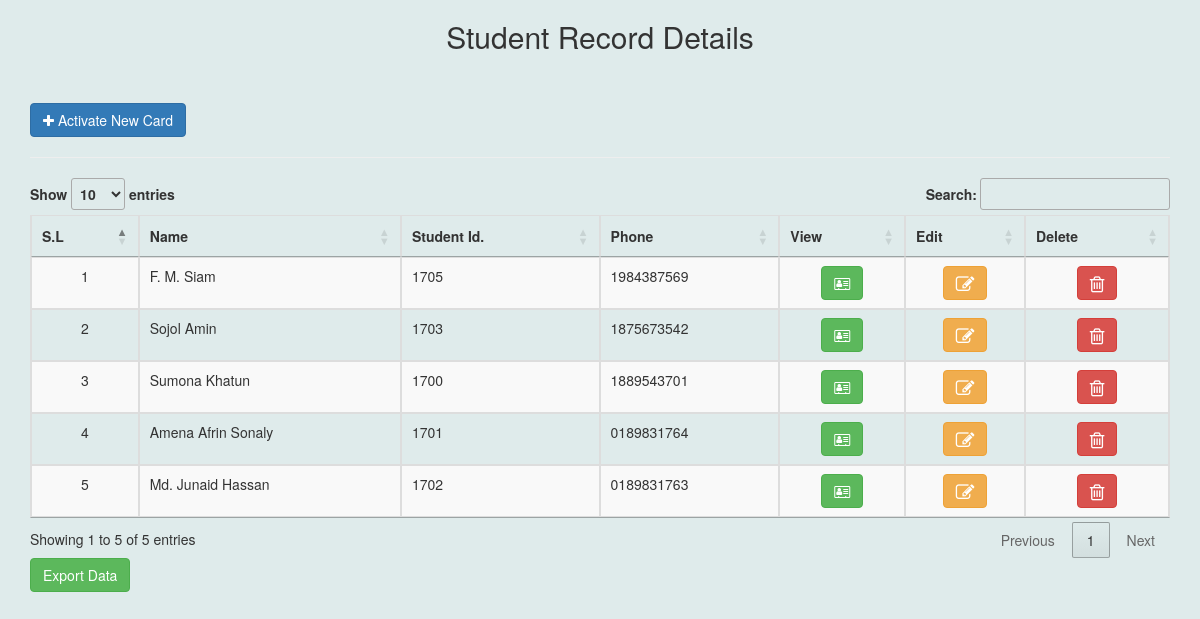
The page / on the database its author committed.
### tables this page shows
CREATE TABLE `card_activation` (
  `id` int(10) NOT NULL,
  `u_card` varchar(12) NOT NULL,
  `u_f_name` text NOT NULL,
  `u_l_name` text NOT NULL,
  `u_father` text NOT NULL,
  `u_aadhar` varchar(12) NOT NULL,
  `u_birthday` text NOT NULL,
  `u_gender` varchar(6) NOT NULL,
  `u_email` text NOT NULL,
  `u_phone` varchar(10) NOT NULL,
  `u_dist` text NOT NULL,
  `u_village` text NOT NULL,
  `u_police` text NOT NULL,
  `u_pincode` text NOT NULL,
  `file` longblob NOT NULL,
  `u_mother` varchar(30) NOT NULL,
  `u_family` text NOT NULL,
  `image` varchar(150) NOT NULL,
  `uploaded` datetime NOT NULL
);

### index.php (the view, shortened to what this page needs)
<?php
require ('db.php');
?>
<!DOCTYPE html>
<html>
<head>
	<?php require 'heder.php'; ?>
</head>
<body style="background-color: #DFEBEB">
	<div class="container">
	<h2 class="text-center">Student Record Details</h2><br><br>
	<button class="btn btn-primary" type="button" data-toggle="modal" data-target="#myModal">
  <i class="fa fa-plus"></i> Activate New Card
  </button>
  <hr>
		<table class="table table-bordered table-striped table-hover" id="myTable">
		<thead>
			<tr>
			   <th class="text-center" scope="col">S.L</th>
				<th class="text-center" scope="col">Name</th>
				<th class="text-center" scope="col">Student Id.</th>
				<th class="text-center" scope="col">Phone</th>
				<th class="text-center" scope="col">View</th>
				<th class="text-center" scope="col">Edit</th>
				<th class="text-center" scope="col">Delete</th>
			</tr>
		</thead>
			<?php
        	$get_data = "SELECT * FROM card_activation order by 1 desc";
        	$run_data = mysqli_query($con,$get_data);
			$i = 0;
        	while($row = mysqli_fetch_array($run_data))
        	{
				$sl = ++$i;
				$id = $row['id'];
				$u_card = $row['u_card'];
				$u_f_name = $row['u_f_name'];
				$u_l_name = $row['u_l_name'];
				$u_phone = $row['u_phone'];
        		echo "
				<tr>
				<td class='text-center'>$sl</td>
				<td class='text-left'>$u_f_name   $u_l_name</td>
				<td class='text-left'>$u_card</td>
				<td class='text-left'>$u_phone</td>
				<td class='text-center'>
					<span>
					<a href='#' class='btn btn-success mr-3 profile' data-toggle='modal' data-target='#view$id' title='Prfile'><i class='fa fa-address-card-o' aria-hidden='true'></i></a>
					</span>
				</td>
				<td class='text-center'>
					<span>
					<a href='#' class='btn btn-warning mr-3 edituser' data-toggle='modal' data-target='#edit$id' title='Edit'><i class='fa fa-pencil-square-o fa-lg'></i></a>
					</span>
				</td>
				<td class='text-center'>
					<span>
						<a href='#' class='btn btn-danger deleteuser' title='Delete'>
						     <i class='fa fa-trash-o fa-lg' data-toggle='modal' data-target='#$id' style='' aria-hidden='true'></i>
						</a>
					</span>
				</td>
			</tr>
        		";
        	}
        	?>
		</table>
		<form method="post" action="export.php">
     <input type="submit" name="export" class="btn btn-success" value="Export Data" />
    </form>
	</div>
</body>
</html>

### heder.php (shortened to what this page needs)
   <link rel="stylesheet" href="https://maxcdn.bootstrapcdn.com/bootstrap/3.4.1/css/bootstrap.min.css">
   <link rel="stylesheet" href="https://cdnjs.cloudflare.com/ajax/libs/font-awesome/4.7.0/css/font-awesome.min.css">
<link rel="stylesheet" href="//cdn.datatables.net/1.10.20/css/jquery.dataTables.min.css">

### rows shown on the page
card_activation: sl "1", u_f_name "F. M.", u_l_name "Siam", u_card "1705", u_phone "1984387569"
card_activation: sl "2", u_f_name "Sojol", u_l_name "Amin", u_card "1703", u_phone "1875673542"
card_activation: sl "3", u_f_name "Sumona", u_l_name "Khatun", u_card "1700", u_phone "1889543701"
card_activation: sl "4", u_f_name "Amena Afrin", u_l_name "Sonaly", u_card "1701", u_phone "0189831764"
card_activation: sl "5", u_f_name "Md. Junaid", u_l_name "Hassan", u_card "1702", u_phone "0189831763"
